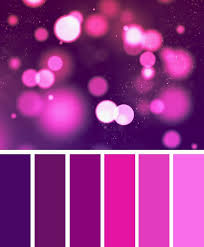
#> input picture magenta111.jpg, 204 x 247 px
$ python RedPicPercentage.py
#> lines starting #> are read from the running program, lines starting #| are printed output that depends on the picture; after the words box and inside, x2 and y2 are one past the last pixel; in counts of white or black regions, pixels touching at a corner belong together; long printed decimals are rounded
import cv2
import numpy as np

# Load Image
img = cv2.imread("magenta111.jpg") # File Name Here
#> img is the input picture: shape (247, 204, 3); mean B, G, R 136.5, 51.4, 148.9

# convert to hsv

# mask of green (36,25,25) ~ (86, 255,255), but you can choose
mask = cv2.inRange(img, (90,0,128), (255, 70, 255)) # Tweek your mask filter here
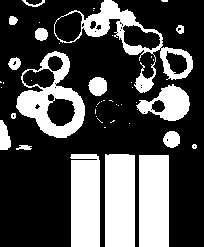
#> mask: shape (247, 204); 30.7% white; 46 white regions (29 under 20 px), largest, box (x1, y1, x2, y2) and area: (105, 154, 135, 247) 2782, (139, 155, 169, 247) 2760, (70, 154, 100, 247) 2662

# slice the green
imask = mask>0
green = np.zeros_like(img, np.uint8)
green[imask] = img[imask]
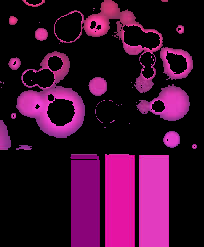
#> green: shape (247, 204, 3); mean B, G, R 47, 12.3, 59.1

# Get a count of pixels masked
count = 0
for col in imask:
	for point in col:
		if (point==True):
			count+=1
#> after the loop, count = 15475

# Get number of pixels divided by area in decimal
print(count / (mask.shape[0] * mask.shape[1])) # Basically percentage of green pixels in image
#| 0.3071

# Save the image with mask
cv2.imwrite("redOut.jpg", green)

$ run again, with magenta.jpg copied over magenta111.jpg
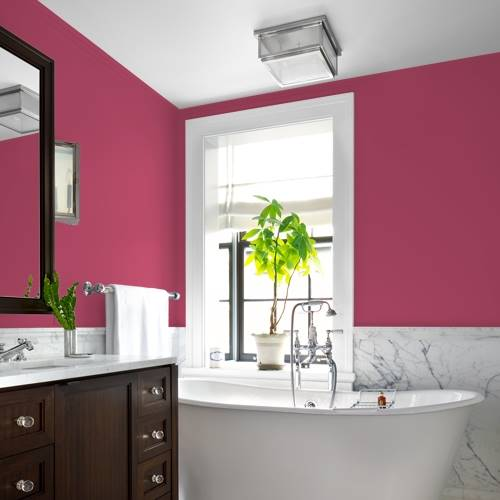
#> input picture magenta.jpg, 500 x 500 px
#> img is the input picture: shape (500, 500, 3); mean B, G, R 140.6, 136.1, 166.7
#> `mask = cv2.inRange(img, (90,0,128), (255, 70, 255))`:
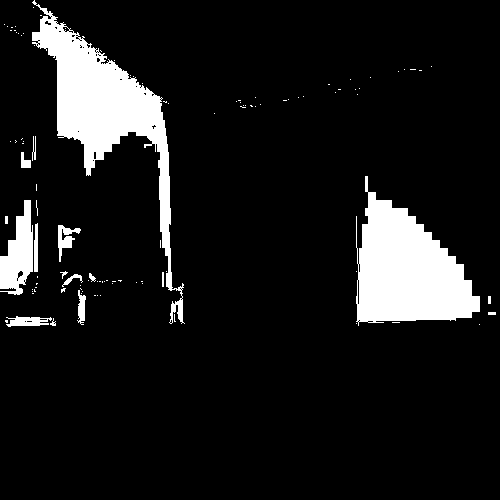
#> mask: shape (500, 500); 10.2% white; 108 white regions (91 under 20 px), largest, box (x1, y1, x2, y2) and area: (32, 0, 185, 324) 11182, (356, 176, 480, 326) 10710, (0, 200, 33, 295) 1890
#> `green[imask] = img[imask]`:
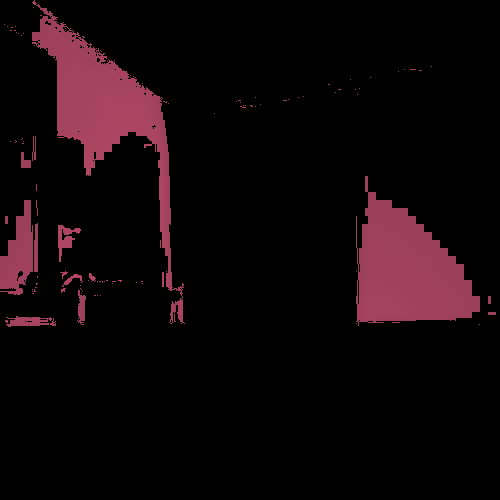
#> green: shape (500, 500, 3); mean B, G, R 9.5, 6.7, 16.4
#> after the loop `for col in imask:`: count = 25446
#| 0.1018
